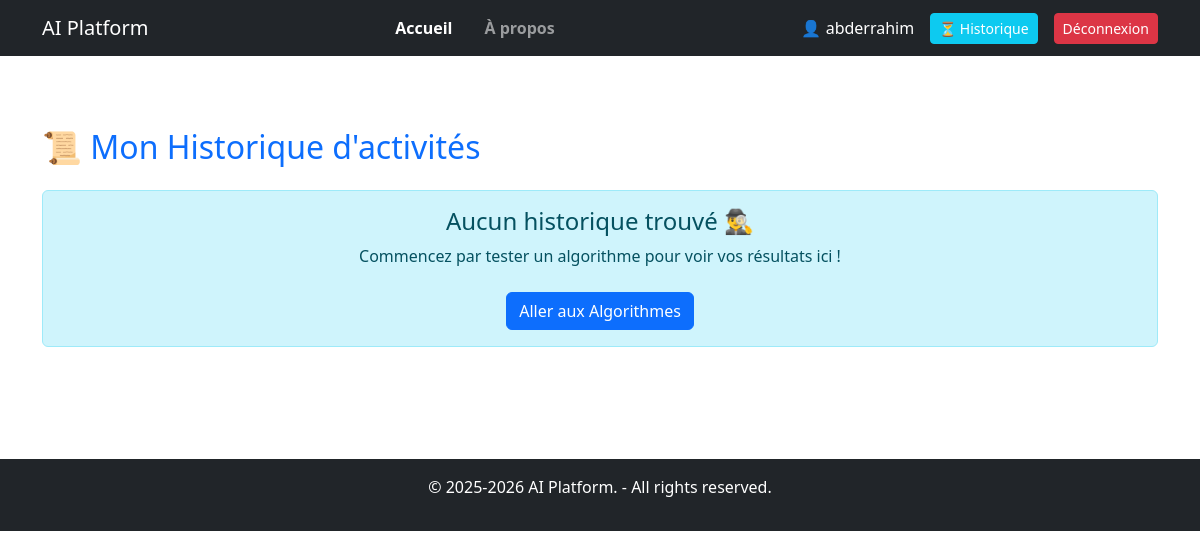
Before: /historique/ (signed in) with the older database file.
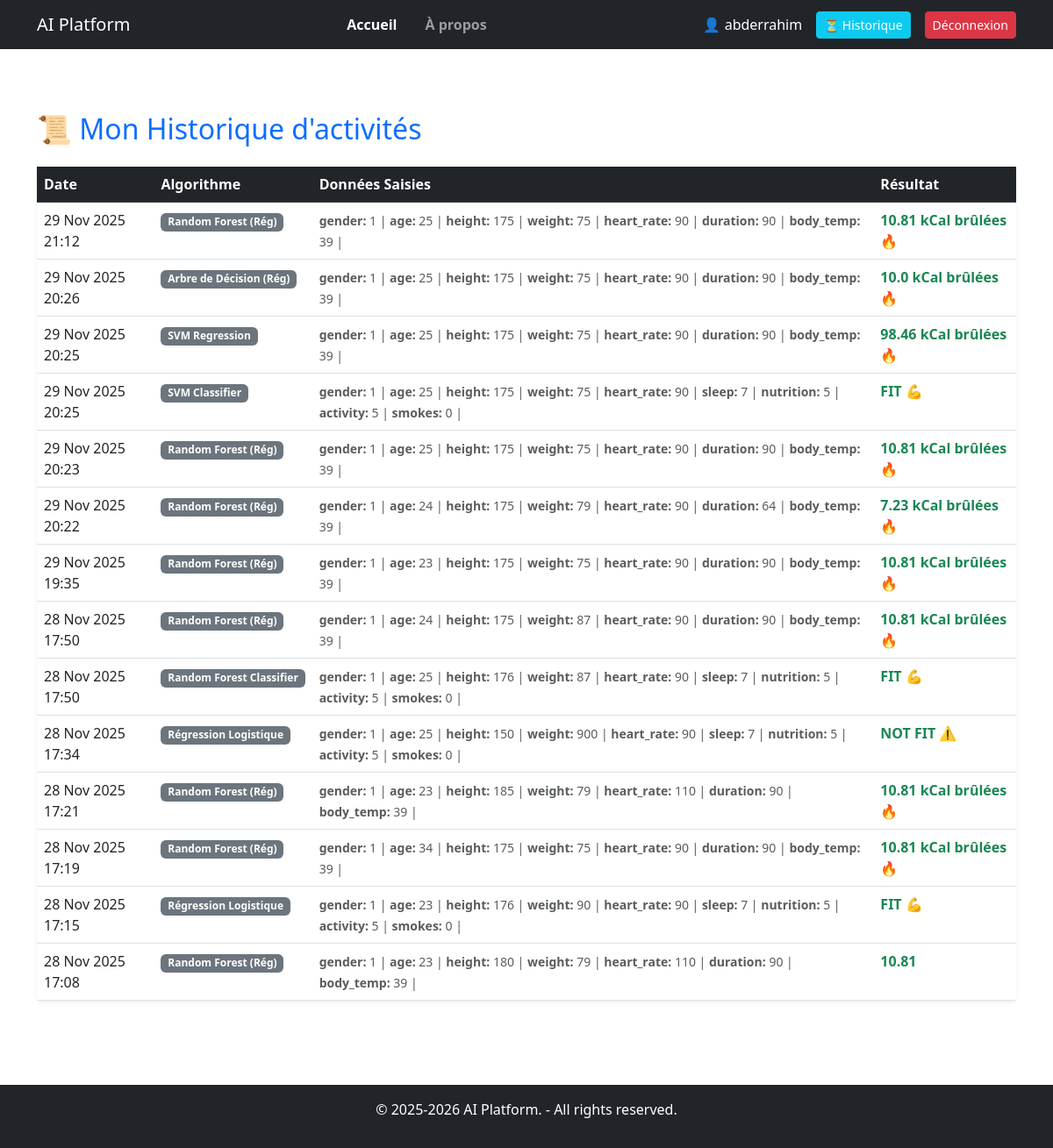
After: the same page with the newer database file.
### algoML/models.py (models this page shows, shortened)
class Historique(models.Model):
    user = models.ForeignKey(User, on_delete=models.CASCADE)
    algo_name = models.CharField(max_length=100)
    input_data = models.JSONField()
    resultat = models.CharField(max_length=100)
    date = models.DateTimeField(auto_now_add=True)
    class Meta:
        ordering = ['-date']

### algoML/views.py (the view)
# urls.py: path('historique/', views.historique_view, name='historique'),
@login_required # Oblige à être connecté pour voir cette page
def historique_view(request):
    historiques = Historique.objects.filter(user=request.user)
    return render(request, 'historique.html', {'historiques': historiques})

### algoML/templates/historique.html
{% include "includes/header.html" %}
{% load static %}
<div class="container py-5">
    <h2 class="mb-4 text-primary">📜 Mon Historique d'activités</h2>
    {% if historiques %}
        <div class="card shadow-sm border-0">
            <div class="card-body p-0">
                <div class="table-responsive">
                    <table class="table table-hover mb-0">
                        <thead class="table-dark">
                            <tr>
                                <th>Date</th>
                                <th>Algorithme</th>
                                <th>Données Saisies</th>
                                <th>Résultat</th>
                            </tr>
                        </thead>
                        <tbody>
                            {% for item in historiques %}
                            <tr>
                                <td>{{ item.date|date:"d M Y H:i" }}</td>
                                <td>
                                    <span class="badge bg-secondary">{{ item.algo_name }}</span>
                                </td>
                                <td>
                                    <small class="text-muted">
                                        {% for key, value in item.input_data.items %}
                                            {% if key != 'algo' %} <strong>{{ key }}:</strong> {{ value }} |
                                            {% endif %}
                                        {% endfor %}
                                    </small>
                                </td>
                                <td>
                                    <span class="fw-bold text-success">{{ item.resultat }}</span>
                                </td>
                            </tr>
                            {% endfor %}
                        </tbody>
                    </table>
                </div>
            </div>
        </div>
    {% else %}
        <div class="alert alert-info text-center">
            <h4>Aucun historique trouvé 🕵️‍♂️</h4>
            <p>Commencez par tester un algorithme pour voir vos résultats ici !</p>
            <a href="{% url 'index' %}" class="btn btn-primary mt-2">Aller aux Algorithmes</a>
        </div>
    {% endif %}
</div>
{% include "includes/footer.html" %}

### algoML/templates/includes/header.html (shortened to what this page needs)
<!DOCTYPE html>
<html lang="en">
<head>
    <link href="https://cdn.jsdelivr.net/npm/bootstrap@5.3.0/dist/css/bootstrap.min.css" rel="stylesheet">
</head>
<body>
<nav class="navbar navbar-expand-lg navbar-dark bg-dark mb-4">
    <div class="container">
        <a class="navbar-brand" href="{% url 'home' %}">AI Platform</a>
        <div class="collapse navbar-collapse" id="navbarNav">
    <ul class="navbar-nav mx-auto mb-2 mb-lg-0 text-center">
        <li class="nav-item">
            <a class="nav-link active fw-semibold" href="{% url 'home' %}">Accueil</a>
        </li>
        <li class="nav-item">
            <a class="nav-link fw-semibold mx-lg-3" href="{% url 'home' %}">À propos</a>
        </li>
    </ul>
    <div class="d-flex align-items-center justify-content-center gap-2">
        {% if user.is_authenticated %}
            <span class="text-white me-2">👤 {{ user.username }}</span>
            <a href="{% url 'historique' %}" class="btn btn-sm btn-info text-white me-2">
                ⏳ Historique
            </a>
            <form action="{% url 'logout' %}" method="post" class="d-inline">
                <button type="submit" class="btn btn-sm btn-danger">Déconnexion</button>
            </form>
        {% else %}
            <a href="{% url 'login' %}" class="btn btn-sm btn-outline-light">Connexion</a>
            <a href="{% url 'signup' %}" class="btn btn-sm btn-warning text-dark fw-bold">Inscription</a>
        {% endif %}
    </div>
</div>
        </div>
</nav>

### algoML/templates/includes/footer.html (shortened to what this page needs)
    <footer class="bg-dark text-white text-center mt-5 py-3">
        <p>&copy; 2025-2026 AI Platform. - All rights reserved.</p>
    </footer>
</body>
</html>

Changed rows visible on the page:
added Historique: date "29 Nov 2025 21:12", algo_name "Random Forest (Rég)", input_data "gender" "age" "height" "weight" "heart_rate" "duration" "body_temp", input_data "1" "25" "175" "75" "90" "90" "39", resultat "10.81 kCal brûlées 🔥"
added Historique: date "29 Nov 2025 20:26", algo_name "Arbre de Décision (Rég)", input_data "gender" "age" "height" "weight" "heart_rate" "duration" "body_temp", input_data "1" "25" "175" "75" "90" "90" "39", resultat "10.0 kCal brûlées 🔥"
added Historique: date "29 Nov 2025 20:25", algo_name "SVM Regression", input_data "gender" "age" "height" "weight" "heart_rate" "duration" "body_temp", input_data "1" "25" "175" "75" "90" "90" "39", resultat "98.46 kCal brûlées 🔥"
added Historique: date "29 Nov 2025 20:25", algo_name "SVM Classifier", input_data "gender" "age" "height" "weight" "heart_rate" "sleep" "nutrition" "activity" "smokes", input_data "1" "25" "175" "75" "90" "7" "5" "5" "0", resultat "FIT 💪"
added Historique: date "29 Nov 2025 20:23", algo_name "Random Forest (Rég)", input_data "gender" "age" "height" "weight" "heart_rate" "duration" "body_temp", input_data "1" "25" "175" "75" "90" "90" "39", resultat "10.81 kCal brûlées 🔥"
added Historique: date "29 Nov 2025 20:22", algo_name "Random Forest (Rég)", input_data "gender" "age" "height" "weight" "heart_rate" "duration" "body_temp", input_data "1" "24" "175" "79" "90" "64" "39", resultat "7.23 kCal brûlées 🔥"
added Historique: date "29 Nov 2025 19:35", algo_name "Random Forest (Rég)", input_data "gender" "age" "height" "weight" "heart_rate" "duration" "body_temp", input_data "1" "23" "175" "75" "90" "90" "39", resultat "10.81 kCal brûlées 🔥"
added Historique: date "28 Nov 2025 17:50", algo_name "Random Forest (Rég)", input_data "gender" "age" "height" "weight" "heart_rate" "duration" "body_temp", input_data "1" "24" "175" "87" "90" "90" "39", resultat "10.81 kCal brûlées 🔥"
added Historique: date "28 Nov 2025 17:50", algo_name "Random Forest Classifier", input_data "gender" "age" "height" "weight" "heart_rate" "sleep" "nutrition" "activity" "smokes", input_data "1" "25" "176" "87" "90" "7" "5" "5" "0", resultat "FIT 💪"
added Historique: date "28 Nov 2025 17:34", algo_name "Régression Logistique", input_data "gender" "age" "height" "weight" "heart_rate" "sleep" "nutrition" "activity" "smokes", input_data "1" "25" "150" "900" "90" "7" "5" "5" "0", resultat "NOT FIT ⚠️"
added Historique: date "28 Nov 2025 17:21", algo_name "Random Forest (Rég)", input_data "gender" "age" "height" "weight" "heart_rate" "duration" "body_temp", input_data "1" "23" "185" "79" "110" "90" "39", resultat "10.81 kCal brûlées 🔥"
added Historique: date "28 Nov 2025 17:19", algo_name "Random Forest (Rég)", input_data "gender" "age" "height" "weight" "heart_rate" "duration" "body_temp", input_data "1" "34" "175" "75" "90" "90" "39", resultat "10.81 kCal brûlées 🔥"
added Historique: date "28 Nov 2025 17:15", algo_name "Régression Logistique", input_data "gender" "age" "height" "weight" "heart_rate" "sleep" "nutrition" "activity" "smokes", input_data "1" "23" "176" "90" "90" "7" "5" "5" "0", resultat "FIT 💪"
added Historique: date "28 Nov 2025 17:08", algo_name "Random Forest (Rég)", input_data "gender" "age" "height" "weight" "heart_rate" "duration" "body_temp", input_data "1" "23" "180" "79" "110" "90" "39", resultat "10.81"
Other visible differences:
text no longer shown: "Aucun historique trouvé 🕵️‍♂️ Commencez par tester un algorithme pour voir vos résultats ici ! Aller aux Algorithmes"
text now shown: "Date Algorithme Données Saisies Résultat"
